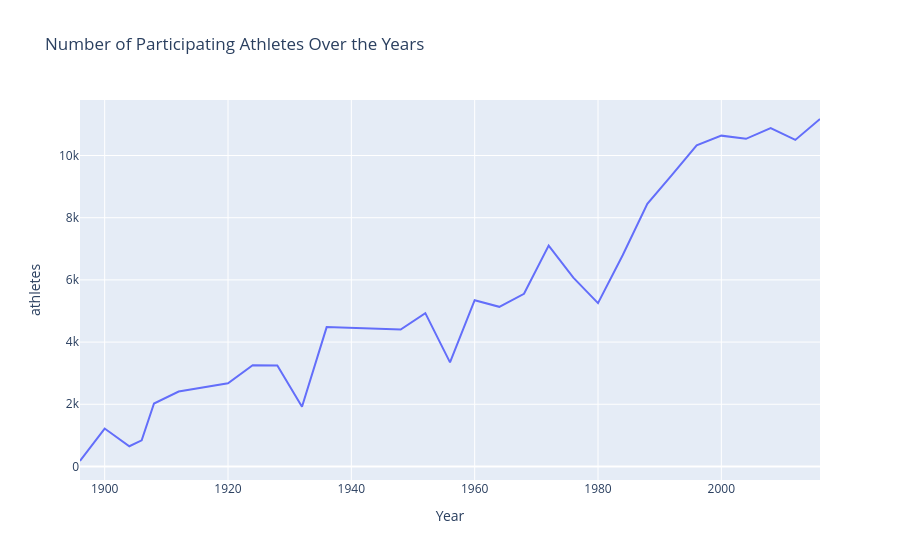

The code cell stored with this chart in its notebook:
### Code cell
athletes_per_year = df.drop_duplicates(['Year', 'Name'])['Year'].value_counts().sort_index().reset_index()
athletes_per_year.rename(columns={ 'athletes': 'Year', 'count': 'athletes' }, inplace=True)

fig = px.line(athletes_per_year, x='Year', y='athletes', title='Number of Participating Athletes Over the Years')
fig.show()

### Figure 1 — Plotly figure (JSON) as saved in the notebook; plotly's stock layout.template omitted (floating-point values rounded to 4 significant figures)
{"data": [{"hovertemplate": "Year=%{x}<br>athletes=%{y}<extra></extra>", "legendgroup": "", "line": {"color": "#636efa", "dash": "solid"}, "marker": {"symbol": "circle"}, "mode": "lines", "name": "", "orientation": "v", "showlegend": false, "type": "scatter", "x": [1896, 1900, 1904, 1906, 1908, 1912, 1920, 1924, 1928, 1932, 1936, 1948, 1952, 1956, 1960, 1964, 1968, 1972, 1976, 1980, 1984, 1988, 1992, 1996, 2000, 2004, 2008, 2012, 2016], "xaxis": "x", "y": [176, 1220, 650, 841, 2024, 2409, 2675, 3256, 3246, 1922, 4482, 4402, 4931, 3346, 5348, 5134, 5552, 7105, 6070, 5252, 6791, 8443, 9380, 10324, 10639, 10537, 10880, 10502, 11174], "yaxis": "y"}], "layout": {"legend": {"tracegroupgap": 0}, "title": {"text": "Number of Participating Athletes Over the Years"}, "xaxis": {"anchor": "y", "domain": [0, 1], "title": {"text": "Year"}}, "yaxis": {"anchor": "x", "domain": [0, 1], "title": {"text": "athletes"}}}}
